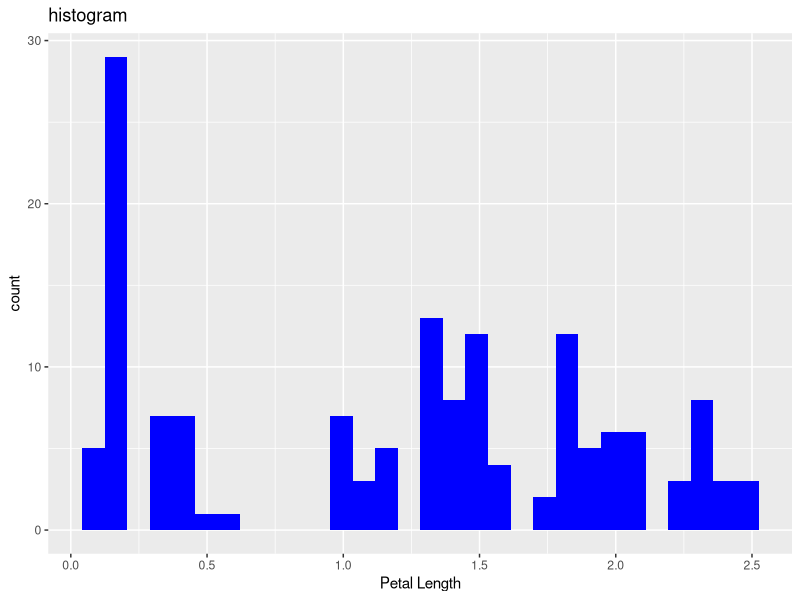
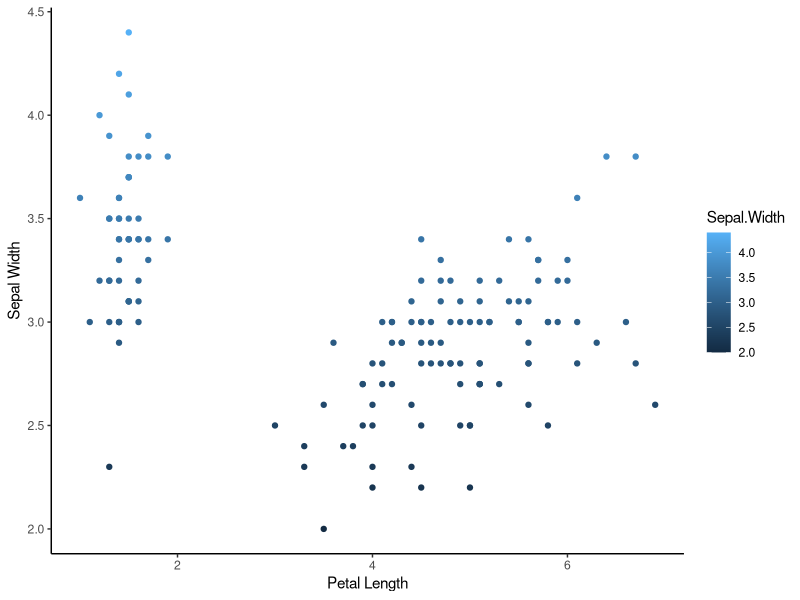

Write R code to recreate these figures, in order.
## ---- chunk 1
knitr::opts_chunk$set(echo = TRUE)
library(tidyverse) ## Load tidyverse library
## ---- chunk 2
## This is a code chunk.
head(iris)
## ---- chunk 3
tail(iris)
## ---- chunk 4
max(iris$Sepal.Length)
## ---- chunk 5
ggplot(iris, aes(x=Petal.Width)) + geom_histogram(fill="blue") + labs(x="Petal Length", y="count", title ="histogram")
## ---- chunk 6
    ggplot(iris, aes(x=Petal.Length, y=Sepal.Width)) + geom_point(aes(color=Sepal.Width)) +labs(x="Petal Length", y="Sepal Width") + scale_color_gradient() +theme_classic()
    
